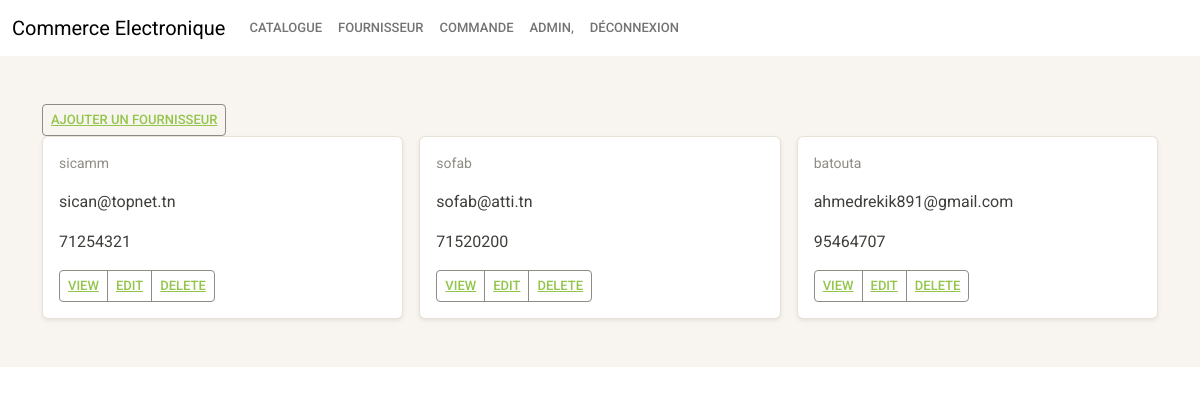
The page /magasin/affichefou/ (signed in) on the database its author committed.
### magasin/models.py (models this page shows, shortened)
class fournisseur(models.Model):
    nom=models.CharField(max_length=100)
    adresse=models.TextField(default='Non définie')
    email=models.EmailField(default='Non définie')
    telephone=models.CharField(max_length=8)

### magasin/views.py (the view)
# urls.py: path('affichefou/',views.affichefou,name='affichefou'),
@login_required
def affichefou(request):
    fou=fournisseur.objects.all()
    return render(request,'magasin/vitrine2.html',{'fou':fou})

### magasin/templates/magasin/vitrine2.html (shortened to what this page needs)
{% include 'magasin/base.html' %}
{% load static %}
<link rel="stylesheet" href="{% static 'css/bootstrap.min3.css' %}">
{% block content %}
<form method='POST' class="post-form" enctype="multipart/form-data">
<div class="album py-5 bg-light">
  <div class="container">
    <button type="button" class="btn btn-sm btn-outline-secondary" ><a href="{% url 'nouveauFournisseur' %}">Ajouter un fournisseur</a></button>
    <div class="row row-cols-1 row-cols-sm-2 row-cols-md-3 g-3">
        {% for fournisseur in fou %}
        <div class="col ">
          <div class="card shadow-sm">
            <div class="card-body">
            <figcaption class="figure-caption">
              {{fournisseur.nom}}
               </figcaption>
               <p> {{fournisseur.email}}  </p>
               <p>{{fournisseur.telephone}}</p>
                <div class="d-flex justify-content-between align-items-center">
              <div class="btn-group">
                <button type="button" class="btn btn-sm btn-outline-secondary" name="view"><a href="{% url 'view_fournisseur' fournisseur.id %}">View</a></button>
                <button type="button" class="btn btn-sm btn-outline-secondary" name="edit"><a href="{% url 'edit_fournisseur' fournisseur.id %}">Edit</a></button>
                <button type="button" class="btn btn-sm btn-outline-secondary" name="delete"><a href="{% url 'delete_fou' fournisseur.id %}">Delete</a></button>
              </div>
            </div>
          </div>
        </div>
      </div>
      {% endfor %}
    </div>
  </div>
</div>
{% endblock %}

### magasin/templates/magasin/base.html (shortened to what this page needs)
{% load static %}
<!DOCTYPE html>
<html>
<head>
<link href="https://cdn.jsdelivr.net/npm/bootstrap@5.3.0-alpha1/dist/css/bootstrap.min3.css" rel="stylesheet">
<link rel='stylesheet' type='text/css' media='screen'
href="{% static 'magasin\static\css\base.css'%}">
</head>
<body>
<nav class="navbar navbar-expand-lg bg-body-tertiary">
    <div class="container-fluid">
      <a class="navbar-brand" href="#">Commerce Electronique</a>
      <div class="collapse navbar-collapse" id="navbarNav">
        <ul class="navbar-nav">
            <li class="nav-item active">
                <a class="nav-link" href="{%url 'index'%}">Catalogue </a>
                </li>
            <li class="nav-item active">
                <a class="nav-link" href="{% url 'affichefou' %}">Fournisseur </a>
                </li>
                <li class="nav-item active">
                  <a class="nav-link" href="{% url 'Commande' %}">Commande  </a>
                  </li>
        </ul>
        <ul class="navbar-nav ml-auto">
          {% if user.is_authenticated %}
          <li class="nav-item active">
          <a class="nav-link" href="#">{{user}},</a>
          </li>
          <li class="nav-item active">
          <a class="nav-link" href="{%url 'logout'%}">Déconnexion</a>
          </li>
          {% endif %}
          </ul>
      </div>
    </div>
  </nav>
</body>
</html>

### rows shown on the page
fournisseur: nom "sicamm", email "sican@topnet.tn", telephone "71254321"
fournisseur: nom "sofab", email "sofab@atti.tn", telephone "71520200"
fournisseur: nom "batouta", email "ahmedrekik891@gmail.com", telephone "95464707"

### other values the page prints
{{ user }} "ADMIN"
